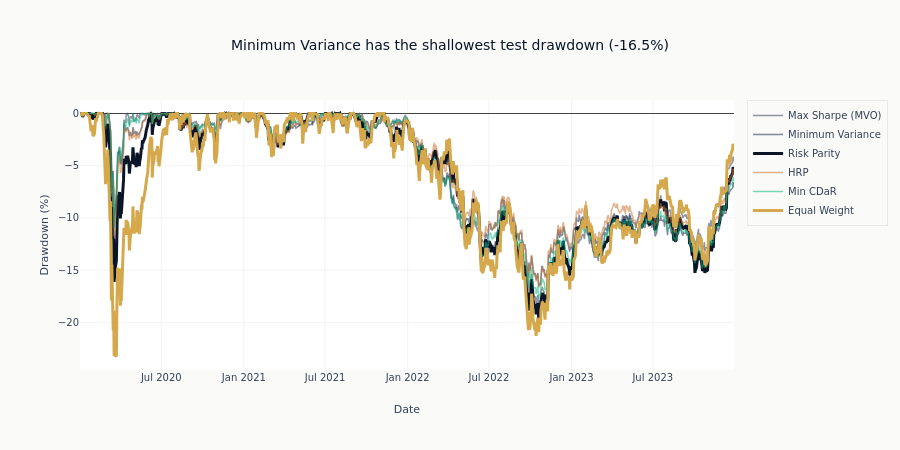

Notebook source saved alongside this figure:
### Markdown cell above
## 8. Drawdown Comparison

### Code cell
# Compute drawdowns
def compute_drawdown(returns: pd.Series) -> pd.Series:
    cumulative = (1 + returns).cumprod()
    running_max = cumulative.expanding().max()
    return (cumulative - running_max) / running_max


drawdowns = pd.DataFrame({name: compute_drawdown(ret) for name, ret in portfolio_returns.items()})

fig = go.Figure()

for col in drawdowns.columns:
    fig.add_trace(
        go.Scatter(
            x=drawdowns.index,
            y=drawdowns[col] * 100,
            name=col,
            opacity=1.0 if col in {"Risk Parity", "Equal Weight"} else 0.55,
            line=dict(
                color=method_colors[col],
                width=3 if col in {"Risk Parity", "Equal Weight"} else 1.5,
            ),
        )
    )

max_drawdowns = drawdowns.min()
shallowest_name = str(max_drawdowns.idxmax())
fig.update_layout(
    title=(
        f"{shallowest_name} has the shallowest test drawdown ({float(max_drawdowns.max()):.1%})"
    ),
    xaxis_title="Date",
    yaxis_title="Drawdown (%)",
    height=450,
    legend=dict(bgcolor=COLORS["bg_light"]),
)
fig.show()

### Figure 1 — Plotly figure (JSON) as saved in the notebook; plotly's stock layout.template omitted (floating-point values rounded to 4 significant figures; data arrays with more than 128 entries replaced by an {"elided": "..."} marker saying what was removed)
{"data": [{"line": {"color": "#334155", "width": 1.5}, "name": "Max Sharpe (MVO)", "opacity": 0.55, "type": "scatter", "x": {"elided": "1006 str values"}, "y": {"elided": "1006 float values"}}, {"line": {"color": "#1a2d4a", "width": 1.5}, "name": "Minimum Variance", "opacity": 0.55, "type": "scatter", "x": {"elided": "1006 str values"}, "y": {"elided": "1006 float values"}}, {"line": {"color": "#0a1628", "width": 3}, "name": "Risk Parity", "opacity": 1.0, "type": "scatter", "x": {"elided": "1006 str values"}, "y": {"elided": "1006 float values"}}, {"line": {"color": "#C87533", "width": 1.5}, "name": "HRP", "opacity": 0.55, "type": "scatter", "x": {"elided": "1006 str values"}, "y": {"elided": "1006 float values"}}, {"line": {"color": "#10b981", "width": 1.5}, "name": "Min CDaR", "opacity": 0.55, "type": "scatter", "x": {"elided": "1006 str values"}, "y": {"elided": "1006 float values"}}, {"line": {"color": "#D4A84B", "width": 3}, "name": "Equal Weight", "opacity": 1.0, "type": "scatter", "x": {"elided": "1006 str values"}, "y": {"elided": "1006 float values"}}], "layout": {"height": 450, "legend": {"bgcolor": "#FAFAF9"}, "title": {"text": "Minimum Variance has the shallowest test drawdown (-16.5%)"}, "xaxis": {"title": {"text": "Date"}}, "yaxis": {"title": {"text": "Drawdown (%)"}}}}
